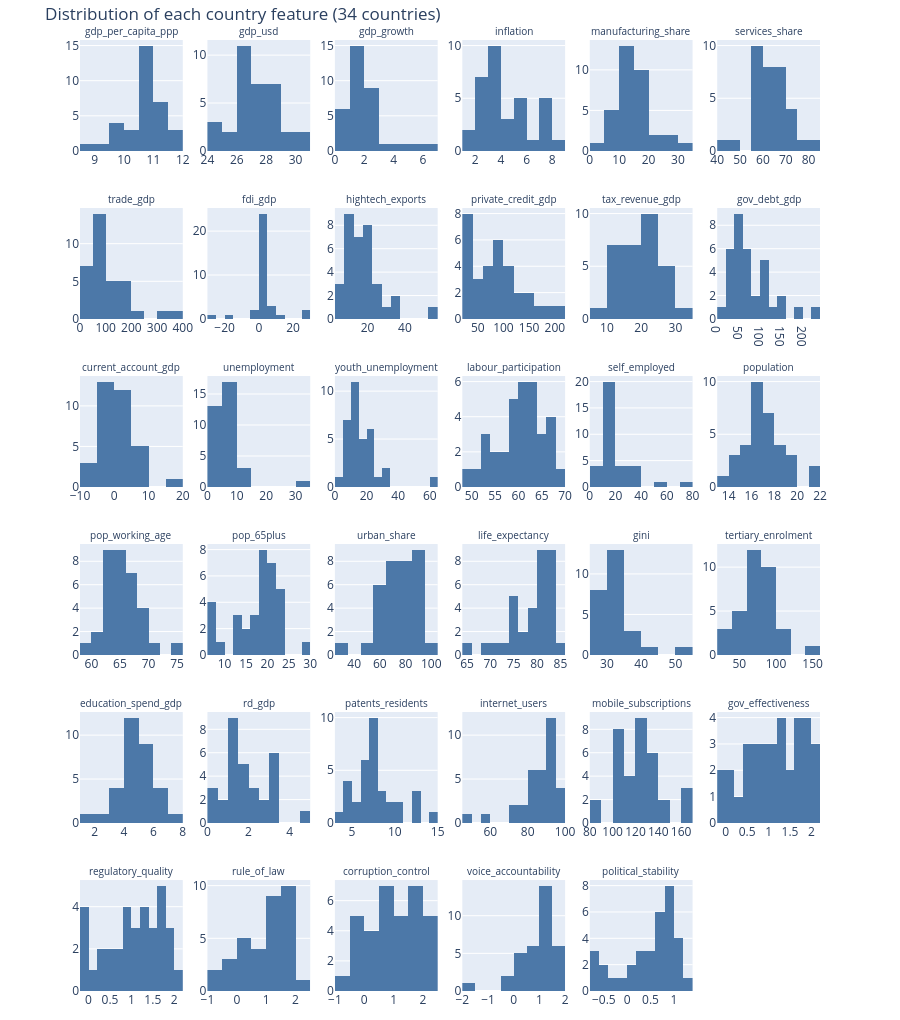

The code cell stored with this chart in its notebook:
### Markdown cell above
## 2 · Country features
### 2.1 Distributions
Each panel is the 2019–2023 average across the 34 countries. Strong skew or clusters tell us where transformations or ranks (Spearman) are safer than raw values.

### Code cell
cols = feat_cols
n_cols = 6
n_rows = int(np.ceil(len(cols) / n_cols))
fig = make_subplots(rows=n_rows, cols=n_cols, subplot_titles=cols, vertical_spacing=0.06)
for k, c in enumerate(cols):
    fig.add_trace(go.Histogram(x=profile[c].dropna(), nbinsx=12, marker_color="#4C78A8", showlegend=False), row=k // n_cols + 1, col=k % n_cols + 1)
fig.update_layout(height=170 * n_rows, margin=dict(t=40, b=20), title="Distribution of each country feature (34 countries)")
fig.update_annotations(font_size=10)
fig.show()
skew = profile.skew().rename("skewness").to_frame().assign(missing=profile.isna().sum())
print("Most skewed features (|skew| > 1):")
skew[skew.skewness.abs() > 1].sort_values("skewness")

### Figure 1 — Plotly figure (JSON) as saved in the notebook; plotly's stock layout.template omitted (floating-point values rounded to 4 significant figures)
{"data": [{"marker": {"color": "#4C78A8"}, "nbinsx": 12, "showlegend": false, "type": "histogram", "x": [10.98, 11.06, 11.02, 9.809, 10.95, 10.26, 9.931, 10.76, 11.04, 11.13, 10.72, 10.65, 10.94, 10.87, 10.43, 10.56, 9.474, 8.983, 11.61, 10.82, 10.74, 10.85, 10.71, 11.79, 10.5, 9.956, 11.13, 10.62, 10.59, 10.54, 11.75, 11.03, 11.17, 9.528], "xaxis": "x", "yaxis": "y"}, {"marker": {"color": "#4C78A8"}, "nbinsx": 12, "showlegend": false, "type": "histogram", "x": [28.06, 26.87, 27.09, 28.23, 28.3, 26.41, 30.45, 26.38, 29.07, 26.67, 28.0, 24.3, 26.36, 28.67, 26.09, 25.91, 27.82, 28.75, 26.92, 28.37, 29.22, 28.23, 24.91, 25.1, 24.33, 27.96, 27.65, 27.24, 26.26, 26.37, 26.8, 27.07, 30.81, 26.68], "xaxis": "x2", "yaxis": "y2"}, {"marker": {"color": "#4C78A8"}, "nbinsx": 12, "showlegend": false, "type": "histogram", "x": [2.381, 0.9809, 1.898, 1.793, 1.894, 1.717, 5.105, 1.037, 0.3391, 1.496, 1.307, 1.025, 0.2017, 1.125, 1.879, 2.259, 3.403, 4.521, 6.672, 1.247, 0.205, 2.107, 2.864, 1.634, 1.023, 0.8237, 1.824, 2.995, 2.037, 2.479, 2.63, 1.39, 2.423, 0.3628], "xaxis": "x3", "yaxis": "y3"}, {"marker": {"color": "#4C78A8"}, "nbinsx": 12, "showlegend": false, "type": "histogram", "x": [3.503, 4.408, 3.653, 5.824, 3.349, 5.871, 1.702, 7.122, 3.495, 2.807, 3.079, 7.009, 3.377, 2.666, 2.668, 8.702, 2.878, 5.567, 3.416, 3.234, 1.195, 2.421, 7.408, 3.034, 6.511, 5.229, 4.084, 7.323, 2.747, 7.141, 2.735, 4.273, 3.973, 5.014], "xaxis": "x4", "yaxis": "y4"}, {"marker": {"color": "#4C78A8"}, "nbinsx": 12, "showlegend": false, "type": "histogram", "x": [5.389, 16.65, 11.93, 11.85, 9.441, 9.127, 25.89, 20.48, 18.73, 13.59, 10.96, 12.38, 14.88, 9.465, 8.72, 17.02, 19.16, 13.72, 33.35, 15.1, 19.57, 26.05, 15.69, 4.516, 11.64, 20.57, 10.5, 17.06, 12.2, 15.31, 19.2, 13.16, 10.66, 12.33], "xaxis": "x5", "yaxis": "y5"}, {"marker": {"color": "#4C78A8"}, "nbinsx": 12, "showlegend": false, "type": "histogram", "x": [65.01, 62.54, 70.08, 59.74, 66.71, 56.61, 55.38, 59.54, 63.5, 65.62, 68.08, 63.37, 60.28, 70.75, 68.94, 57.31, 43.23, 48.12, 56.44, 65.31, 70.25, 57.54, 61.45, 80.18, 62.52, 58.5, 69.73, 57.16, 65.74, 59.82, 71.55, 64.95, 76.62, 63.34], "xaxis": "x6", "yaxis": "y6"}, {"marker": {"color": "#4C78A8"}, "nbinsx": 12, "showlegend": false, "type": "histogram", "x": [45.09, 111.6, 171.4, 34.27, 64.62, 63.31, 36.14, 136.0, 80.53, 118.1, 68.52, 153.7, 82.52, 67.13, 87.9, 163.4, 39.55, 44.02, 245.0, 62.01, 37.75, 77.03, 152.7, 394.1, 136.3, 79.98, 165.0, 109.0, 88.73, 85.53, 327.2, 96.61, 25.29, 58.29], "xaxis": "x7", "yaxis": "y7"}, {"marker": {"color": "#4C78A8"}, "nbinsx": 12, "showlegend": false, "type": "histogram", "x": [2.445, 0.3853, -0.08341, 3.159, 2.369, 5.23, 1.237, 3.697, 2.627, 2.478, 3.412, 11.82, 3.56, 2.122, 2.559, 29.83, 1.855, 1.588, -0.1473, 1.367, 0.8354, 0.9225, 5.221, -28.71, 4.623, 2.44, -15.44, 4.462, 3.795, 2.98, 27.13, 5.615, 1.405, 3.042], "xaxis": "x8", "yaxis": "y8"}, {"marker": {"color": "#4C78A8"}, "nbinsx": 12, "showlegend": false, "type": "histogram", "x": [23.24, 13.12, 18.45, 10.68, 16.35, 10.74, 29.33, 21.16, 16.51, 14.46, 9.231, 18.56, 9.766, 22.95, 13.54, 17.7, 8.222, 11.82, 34.98, 8.652, 17.81, 34.08, 12.59, 6.048, 18.05, 20.05, 22.94, 10.58, 6.802, 11.81, 55.0, 15.69, 20.1, 5.308], "xaxis": "x9", "yaxis": "y9"}, {"marker": {"color": "#4C78A8"}, "nbinsx": 12, "showlegend": false, "type": "histogram", "x": [135.3, 89.14, 72.43, 68.39, 115.6, 177.3, 49.96, 80.56, 154.3, 93.37, 58.98, 97.44, 117.0, 63.87, 35.63, 37.07, 39.1, 29.11, 72.96, 184.8, 156.7, 36.6, 103.6, 32.49, 35.01, 93.43, 43.85, 93.19, 25.11, 134.5, 201.9, 100.1], "xaxis": "x10", "yaxis": "y10"}, {"marker": {"color": "#4C78A8"}, "nbinsx": 12, "showlegend": false, "type": "histogram", "x": [23.1, 25.65, 22.48, 13.87, 13.54, 18.52, 7.842, 18.67, 11.3, 33.46, 14.49, 21.2, 21.64, 24.23, 26.04, 22.52, 16.84, 24.75, 15.15, 20.93, 26.48, 16.54, 13.55, 24.18, 17.7, 22.57, 15.18, 12.77, 27.65, 10.93, 25.1], "xaxis": "x11", "yaxis": "y11"}, {"marker": {"color": "#4C78A8"}, "nbinsx": 12, "showlegend": false, "type": "histogram", "x": [51.64, 78.5, 104.5, 87.98, 105.9, 34.88, 72.68, 38.38, 64.26, 37.88, 109.3, 17.18, 72.94, 109.4, 187.2, 73.44, 38.22, 84.52, 49.96, 141.3, 221.2, 46.78, 40.04, 24.12, 43.32, 54.74, 49.16, 50.62, 116.4, 48.52, 147.7, 35.96, 121.1, 67.54], "xaxis": "x12", "yaxis": "y12"}, {"marker": {"color": "#4C78A8"}, "nbinsx": 12, "showlegend": false, "type": "histogram", "x": [0.74, 1.56, 0.22, -2.14, -1.04, -5.26, 1.6, -0.96, 6.08, 9.06, 1.36, -1.7, -0.54, -0.72, -6.8, -3.08, -0.38, -0.82, 0.04, 1.48, 3.14, 3.04, 1.48, 6.08, -2.12, -0.04, 7.78, 4.441e-17, -0.4, -6.7, 17.56, 5.46, -3.12, 0.34], "xaxis": "x13", "yaxis": "y13"}, {"marker": {"color": "#4C78A8"}, "nbinsx": 12, "showlegend": false, "type": "histogram", "x": [4.791, 5.295, 5.655, 11.19, 6.714, 8.994, 4.752, 2.434, 3.369, 5.051, 13.95, 5.919, 7.188, 7.787, 14.21, 3.872, 3.688, 5.949, 5.128, 8.854, 2.636, 3.37, 6.93, 5.54, 7.041, 3.591, 3.694, 3.049, 6.524, 5.148, 3.775, 7.791, 4.872, 31.41], "xaxis": "x14", "yaxis": "y14"}, {"marker": {"color": "#4C78A8"}, "nbinsx": 12, "showlegend": false, "type": "histogram", "x": [10.72, 10.48, 16.06, 24.87, 13.06, 20.81, 13.19, 7.382, 6.491, 10.9, 32.87, 16.45, 17.12, 18.97, 32.34, 12.24, 13.84, 20.35, 12.58, 26.97, 4.375, 8.014, 14.26, 19.05, 13.93, 7.03, 8.148, 10.84, 20.77, 20.09, 8.825, 22.42, 9.806, 60.86], "xaxis": "x15", "yaxis": "y15"}, {"marker": {"color": "#4C78A8"}, "nbinsx": 12, "showlegend": false, "type": "histogram", "x": [66.24, 60.73, 54.06, 62.85, 65.14, 59.73, 66.37, 59.87, 60.81, 62.9, 57.29, 64.02, 59.7, 55.31, 50.97, 59.3, 67.28, 52.93, 63.52, 49.02, 62.28, 63.18, 62.53, 60.82, 60.93, 60.03, 66.95, 58.35, 57.95, 52.17, 69.5, 64.48, 61.96, 53.27], "xaxis": "x16", "yaxis": "y16"}, {"marker": {"color": "#4C78A8"}, "nbinsx": 12, "showlegend": false, "type": "histogram", "x": [16.63, 12.63, 14.95, 32.32, 14.12, 24.73, 39.13, 16.47, 8.843, 8.421, 15.65, 11.97, 13.37, 12.63, 31.43, 11.96, 53.31, 76.82, 14.24, 21.98, 9.842, 23.92, 11.78, 10.56, 13.16, 31.15, 15.95, 22.62, 15.43, 15.23, 13.34, 10.58, 6.359, 16.66], "xaxis": "x17", "yaxis": "y17"}, {"marker": {"color": "#4C78A8"}, "nbinsx": 12, "showlegend": false, "type": "histogram", "x": [17.07, 16.01, 16.27, 19.16, 17.47, 16.78, 21.07, 16.18, 18.24, 15.59, 17.68, 14.11, 15.53, 18.03, 16.17, 16.08, 19.44, 21.07, 15.45, 17.9, 18.65, 17.76, 14.85, 13.37, 14.45, 18.67, 16.68, 17.43, 16.16, 16.77, 15.55, 16.16, 19.62, 17.93], "xaxis": "x18", "yaxis": "y18"}, {"marker": {"color": "#4C78A8"}, "nbinsx": 12, "showlegend": false, "type": "histogram", "x": [64.92, 66.13, 63.84, 69.58, 65.85, 68.95, 69.31, 63.71, 64.01, 63.64, 66.2, 63.29, 61.72, 61.71, 63.2, 65.15, 67.73, 67.51, 65.37, 63.74, 58.83, 71.58, 65.05, 69.33, 63.23, 66.73, 64.88, 66.09, 63.55, 64.73, 75.81, 62.2, 65.36, 67.08], "xaxis": "x19", "yaxis": "y19"}, {"marker": {"color": "#4C78A8"}, "nbinsx": 12, "showlegend": false, "type": "histogram", "x": [16.7, 19.51, 19.52, 9.934, 18.46, 12.98, 13.2, 20.37, 22.17, 20.19, 19.92, 20.41, 22.85, 21.07, 22.81, 20.31, 6.731, 6.561, 14.87, 23.66, 29.15, 16.67, 19.89, 14.74, 20.85, 7.628, 19.63, 18.55, 23.27, 19.24, 12.12, 20.22, 16.51, 6.233], "xaxis": "x20", "yaxis": "y20"}, {"marker": {"color": "#4C78A8"}, "nbinsx": 12, "showlegend": false, "type": "histogram", "x": [87.33, 68.77, 87.37, 87.14, 82.15, 88.47, 64.34, 72.73, 81.62, 88.33, 79.84, 70.16, 73.38, 78.74, 78.44, 70.28, 56.9, 34.44, 63.69, 69.51, 91.89, 81.19, 67.94, 94.25, 68.2, 78.93, 94.62, 59.87, 61.13, 52.41, 100.0, 88.17, 80.05, 63.47], "xaxis": "x21", "yaxis": "y21"}, {"marker": {"color": "#4C78A8"}, "nbinsx": 12, "showlegend": false, "type": "histogram", "x": [83.13, 81.47, 81.73, 74.81, 81.57, 79.78, 78.05, 78.69, 80.95, 81.5, 83.26, 78.16, 81.71, 82.46, 81.11, 75.65, 69.74, 70.38, 82.55, 82.88, 84.28, 83.26, 75.66, 82.73, 74.65, 72.75, 81.65, 77.01, 81.67, 74.85, 83.24, 82.98, 77.58, 64.96], "xaxis": "x22", "yaxis": "y22"}, {"marker": {"color": "#4C78A8"}, "nbinsx": 12, "showlegend": false, "type": "histogram", "x": [30.56, 26.6, 51.72, 31.08, 36.75, 25.86, 33.0, 28.54, 34.02, 31.26, 27.56, 31.28, 33.28, 35.56, 29.56, 34.52, 32.93, 36.12, 33.6, 34.44, 26.97, 28.64, 34.46, 33.08, 29.78, 41.02], "xaxis": "x23", "yaxis": "y23"}, {"marker": {"color": "#4C78A8"}, "nbinsx": 12, "showlegend": false, "type": "histogram", "x": [108.7, 91.03, 81.44, 56.95, 76.65, 96.29, 66.24, 68.29, 75.34, 82.83, 93.45, 71.39, 101.0, 69.7, 154.0, 57.27, 40.66, 31.47, 76.17, 71.11, 62.92, 100.2, 75.53, 20.53, 91.99, 45.55, 87.11, 73.25, 71.9, 54.92, 95.33, 81.09, 84.92, 22.88], "xaxis": "x24", "yaxis": "y24"}, {"marker": {"color": "#4C78A8"}, "nbinsx": 12, "showlegend": false, "type": "histogram", "x": [5.262, 5.394, 6.434, 5.713, 4.813, 5.293, 4.512, 5.288, 6.994, 4.613, 5.257, 6.525, 5.442, 4.195, 1.03, 4.23, 3.109, 4.184, 3.266, 4.728, 4.227, 3.755, 4.668, 4.266, 5.226, 4.59, 4.704, 3.433, 2.565, 7.634, 5.258, 6.183], "xaxis": "x25", "yaxis": "y25"}, {"marker": {"color": "#4C78A8"}, "nbinsx": 12, "showlegend": false, "type": "histogram", "x": [3.208, 3.279, 1.177, 1.837, 0.3576, 2.402, 1.9, 3.101, 2.906, 1.387, 1.734, 2.967, 2.216, 1.431, 1.489, 1.291, 1.422, 3.32, 4.655, 1.063, 1.089, 0.7647, 0.2732, 2.213, 1.419, 1.611, 0.4779, 1.949, 3.478, 3.393, 0.6112], "xaxis": "x26", "yaxis": "y26"}, {"marker": {"color": "#4C78A8"}, "nbinsx": 12, "showlegend": false, "type": "histogram", "x": [7.881, 7.61, 6.739, 8.542, 8.403, 5.999, 14.11, 6.482, 10.66, 7.114, 7.201, 3.232, 7.302, 9.504, 5.948, 6.062, 7.485, 10.03, 4.232, 9.195, 12.35, 12.1, 4.483, 4.78, 4.528, 7.075, 7.681, 8.229, 6.555, 6.712, 7.517, 7.484, 12.51, 6.711], "xaxis": "x27", "yaxis": "y27"}, {"marker": {"color": "#4C78A8"}, "nbinsx": 12, "showlegend": false, "type": "histogram", "x": [95.5, 91.35, 92.64, 80.12, 93.26, 89.9, 74.68, 83.08, 90.7, 98.02, 93.55, 90.99, 92.22, 85.26, 80.09, 86.88, 59.84, 47.67, 92.88, 77.06, 87.16, 96.96, 85.56, 98.37, 89.89, 75.31, 93.24, 84.47, 81.24, 82.08, 93.62, 94.88, 91.46, 74.68], "xaxis": "x28", "yaxis": "y28"}, {"marker": {"color": "#4C78A8"}, "nbinsx": 12, "showlegend": false, "type": "histogram", "x": [108.4, 121.0, 101.3, 100.6, 89.71, 133.5, 123.4, 125.5, 126.5, 125.5, 120.7, 148.6, 128.6, 113.3, 109.2, 105.4, 127.0, 81.5, 107.6, 131.2, 161.6, 144.1, 134.1, 137.2, 113.2, 102.1, 122.0, 132.2, 119.0, 119.2, 162.8, 131.0, 107.3, 163.3], "xaxis": "x29", "yaxis": "y29"}, {"marker": {"color": "#4C78A8"}, "nbinsx": 12, "showlegend": false, "type": "histogram", "x": [1.652, 1.684, 1.282, -0.07885, 1.718, 0.9771, 0.5495, 1.097, 1.703, 2.004, 1.1, 1.29, 2.01, 1.392, 0.5055, 0.6556, 0.3672, 0.4632, 1.481, 0.7137, 1.904, 1.527, 0.9349, 1.971, 0.8113, -0.03281, 1.903, 0.6347, 1.061, 0.06705, 2.079, 1.851, 1.373, 0.117], "xaxis": "x30", "yaxis": "y30"}, {"marker": {"color": "#4C78A8"}, "nbinsx": 12, "showlegend": false, "type": "histogram", "x": [1.827, 1.416, 1.346, -0.1608, 1.617, 0.9396, -0.06914, 1.197, 1.537, 1.942, 0.8659, 1.515, 1.917, 1.276, 0.4624, 0.4282, 0.2309, -0.1417, 1.628, 0.6577, 1.386, 0.9812, 1.101, 1.796, 1.04, -0.06316, 1.732, 0.7557, 0.8575, 0.3777, 2.108, 1.666, 1.389, 0.04755], "xaxis": "x31", "yaxis": "y31"}, {"marker": {"color": "#4C78A8"}, "nbinsx": 12, "showlegend": false, "type": "histogram", "x": [1.549, 1.714, 1.377, -0.4057, 1.571, 0.773, -0.5024, 1.114, 1.619, 1.982, 0.9718, 1.465, 2.047, 1.098, 0.4333, 0.3359, -0.1537, -0.07657, 1.513, 0.5576, 1.513, 1.165, 1.169, 1.764, 0.9692, -0.9876, 1.777, 0.4207, 1.124, 0.4191, 1.479, 1.787, 1.07, 0.02292], "xaxis": "x32", "yaxis": "y32"}, {"marker": {"color": "#4C78A8"}, "nbinsx": 12, "showlegend": false, "type": "histogram", "x": [1.723, 1.462, 1.511, -0.4019, 1.668, 1.146, 0.04248, 0.7274, 1.817, 2.276, 0.7949, 1.584, 2.206, 1.344, 0.3276, 0.09753, -0.4043, -0.2887, 1.599, 0.4848, 1.426, 0.7728, 0.8608, 2.089, 0.7807, -0.8847, 1.953, 0.7153, 0.7894, -0.01519, 2.057, 2.079, 1.163, -0.03262], "xaxis": "x33", "yaxis": "y33"}, {"marker": {"color": "#4C78A8"}, "nbinsx": 12, "showlegend": false, "type": "histogram", "x": [1.402, 1.45, 1.431, 0.2342, 1.485, 1.025, -1.683, 1.03, 1.527, 1.76, 1.093, 1.342, 1.763, 1.159, 0.8654, 0.1235, 0.08156, 0.03455, 1.497, 1.066, 1.061, 0.8969, 1.107, 1.584, 0.9821, -0.08541, 1.636, 0.4685, 1.3, 0.5595, -0.08849, 1.666, 0.9406, 0.6097], "xaxis": "x34", "yaxis": "y34"}, {"marker": {"color": "#4C78A8"}, "nbinsx": 12, "showlegend": false, "type": "histogram", "x": [0.874, 0.7596, 0.3264, -0.4913, 0.7478, 0.1192, -0.2372, 0.9983, 0.6463, 0.8676, 0.2539, 0.8645, 1.038, 0.1018, 0.2845, 0.6989, -0.6216, -0.7028, 0.8516, 0.4042, 1.182, 0.8613, 1.003, 1.145, 0.7694, -0.7357, 0.6912, 0.5593, 0.9203, 0.5942, 1.233, 0.9188, -0.09432, -0.5339], "xaxis": "x35", "yaxis": "y35"}], "layout": {"annotations": [{"font": {"size": 10}, "showarrow": false, "text": "gdp_per_capita_ppp", "x": 0.06944, "xanchor": "center", "xref": "paper", "y": 1, "yanchor": "bottom", "yref": "paper"}, {"font": {"size": 10}, "showarrow": false, "text": "gdp_usd", "x": 0.2417, "xanchor": "center", "xref": "paper", "y": 1, "yanchor": "bottom", "yref": "paper"}, {"font": {"size": 10}, "showarrow": false, "text": "gdp_growth", "x": 0.4139, "xanchor": "center", "xref": "paper", "y": 1, "yanchor": "bottom", "yref": "paper"}, {"font": {"size": 10}, "showarrow": false, "text": "inflation", "x": 0.5861, "xanchor": "center", "xref": "paper", "y": 1, "yanchor": "bottom", "yref": "paper"}, {"font": {"size": 10}, "showarrow": false, "text": "manufacturing_share", "x": 0.7583, "xanchor": "center", "xref": "paper", "y": 1, "yanchor": "bottom", "yref": "paper"}, {"font": {"size": 10}, "showarrow": false, "text": "services_share", "x": 0.9306, "xanchor": "center", "xref": "paper", "y": 1, "yanchor": "bottom", "yref": "paper"}, {"font": {"size": 10}, "showarrow": false, "text": "trade_gdp", "x": 0.06944, "xanchor": "center", "xref": "paper", "y": 0.8233, "yanchor": "bottom", "yref": "paper"}, {"font": {"size": 10}, "showarrow": false, "text": "fdi_gdp", "x": 0.2417, "xanchor": "center", "xref": "paper", "y": 0.8233, "yanchor": "bottom", "yref": "paper"}, {"font": {"size": 10}, "showarrow": false, "text": "hightech_exports", "x": 0.4139, "xanchor": "center", "xref": "paper", "y": 0.8233, "yanchor": "bottom", "yref": "paper"}, {"font": {"size": 10}, "showarrow": false, "text": "private_credit_gdp", "x": 0.5861, "xanchor": "center", "xref": "paper", "y": 0.8233, "yanchor": "bottom", "yref": "paper"}, {"font": {"size": 10}, "showarrow": false, "text": "tax_revenue_gdp", "x": 0.7583, "xanchor": "center", "xref": "paper", "y": 0.8233, "yanchor": "bottom", "yref": "paper"}, {"font": {"size": 10}, "showarrow": false, "text": "gov_debt_gdp", "x": 0.9306, "xanchor": "center", "xref": "paper", "y": 0.8233, "yanchor": "bottom", "yref": "paper"}, {"font": {"size": 10}, "showarrow": false, "text": "current_account_gdp", "x": 0.06944, "xanchor": "center", "xref": "paper", "y": 0.6467, "yanchor": "bottom", "yref": "paper"}, {"font": {"size": 10}, "showarrow": false, "text": "unemployment", "x": 0.2417, "xanchor": "center", "xref": "paper", "y": 0.6467, "yanchor": "bottom", "yref": "paper"}, {"font": {"size": 10}, "showarrow": false, "text": "youth_unemployment", "x": 0.4139, "xanchor": "center", "xref": "paper", "y": 0.6467, "yanchor": "bottom", "yref": "paper"}, {"font": {"size": 10}, "showarrow": false, "text": "labour_participation", "x": 0.5861, "xanchor": "center", "xref": "paper", "y": 0.6467, "yanchor": "bottom", "yref": "paper"}, {"font": {"size": 10}, "showarrow": false, "text": "self_employed", "x": 0.7583, "xanchor": "center", "xref": "paper", "y": 0.6467, "yanchor": "bottom", "yref": "paper"}, {"font": {"size": 10}, "showarrow": false, "text": "population", "x": 0.9306, "xanchor": "center", "xref": "paper", "y": 0.6467, "yanchor": "bottom", "yref": "paper"}, {"font": {"size": 10}, "showarrow": false, "text": "pop_working_age", "x": 0.06944, "xanchor": "center", "xref": "paper", "y": 0.47, "yanchor": "bottom", "yref": "paper"}, {"font": {"size": 10}, "showarrow": false, "text": "pop_65plus", "x": 0.2417, "xanchor": "center", "xref": "paper", "y": 0.47, "yanchor": "bottom", "yref": "paper"}, {"font": {"size": 10}, "showarrow": false, "text": "urban_share", "x": 0.4139, "xanchor": "center", "xref": "paper", "y": 0.47, "yanchor": "bottom", "yref": "paper"}, {"font": {"size": 10}, "showarrow": false, "text": "life_expectancy", "x": 0.5861, "xanchor": "center", "xref": "paper", "y": 0.47, "yanchor": "bottom", "yref": "paper"}, {"font": {"size": 10}, "showarrow": false, "text": "gini", "x": 0.7583, "xanchor": "center", "xref": "paper", "y": 0.47, "yanchor": "bottom", "yref": "paper"}, {"font": {"size": 10}, "showarrow": false, "text": "tertiary_enrolment", "x": 0.9306, "xanchor": "center", "xref": "paper", "y": 0.47, "yanchor": "bottom", "yref": "paper"}, {"font": {"size": 10}, "showarrow": false, "text": "education_spend_gdp", "x": 0.06944, "xanchor": "center", "xref": "paper", "y": 0.2933, "yanchor": "bottom", "yref": "paper"}, {"font": {"size": 10}, "showarrow": false, "text": "rd_gdp", "x": 0.2417, "xanchor": "center", "xref": "paper", "y": 0.2933, "yanchor": "bottom", "yref": "paper"}, {"font": {"size": 10}, "showarrow": false, "text": "patents_residents", "x": 0.4139, "xanchor": "center", "xref": "paper", "y": 0.2933, "yanchor": "bottom", "yref": "paper"}, {"font": {"size": 10}, "showarrow": false, "text": "internet_users", "x": 0.5861, "xanchor": "center", "xref": "paper", "y": 0.2933, "yanchor": "bottom", "yref": "paper"}, {"font": {"size": 10}, "showarrow": false, "text": "mobile_subscriptions", "x": 0.7583, "xanchor": "center", "xref": "paper", "y": 0.2933, "yanchor": "bottom", "yref": "paper"}, {"font": {"size": 10}, "showarrow": false, "text": "gov_effectiveness", "x": 0.9306, "xanchor": "center", "xref": "paper", "y": 0.2933, "yanchor": "bottom", "yref": "paper"}, {"font": {"size": 10}, "showarrow": false, "text": "regulatory_quality", "x": 0.06944, "xanchor": "center", "xref": "paper", "y": 0.1167, "yanchor": "bottom", "yref": "paper"}, {"font": {"size": 10}, "showarrow": false, "text": "rule_of_law", "x": 0.2417, "xanchor": "center", "xref": "paper", "y": 0.1167, "yanchor": "bottom", "yref": "paper"}, {"font": {"size": 10}, "showarrow": false, "text": "corruption_control", "x": 0.4139, "xanchor": "center", "xref": "paper", "y": 0.1167, "yanchor": "bottom", "yref": "paper"}, {"font": {"size": 10}, "showarrow": false, "text": "voice_accountability", "x": 0.5861, "xanchor": "center", "xref": "paper", "y": 0.1167, "yanchor": "bottom", "yref": "paper"}, {"font": {"size": 10}, "showarrow": false, "text": "political_stability", "x": 0.7583, "xanchor": "center", "xref": "paper", "y": 0.1167, "yanchor": "bottom", "yref": "paper"}], "height": 1020, "margin": {"b": 20, "t": 40}, "title": {"text": "Distribution of each country feature (34 countries)"}, "xaxis": {"anchor": "y", "domain": [0, 0.1389]}, "xaxis10": {"anchor": "y10", "domain": [0.5167, 0.6556]}, "xaxis11": {"anchor": "y11", "domain": [0.6889, 0.8278]}, "xaxis12": {"anchor": "y12", "domain": [0.8611, 1]}, "xaxis13": {"anchor": "y13", "domain": [0, 0.1389]}, "xaxis14": {"anchor": "y14", "domain": [0.1722, 0.3111]}, "xaxis15": {"anchor": "y15", "domain": [0.3444, 0.4833]}, "xaxis16": {"anchor": "y16", "domain": [0.5167, 0.6556]}, "xaxis17": {"anchor": "y17", "domain": [0.6889, 0.8278]}, "xaxis18": {"anchor": "y18", "domain": [0.8611, 1]}, "xaxis19": {"anchor": "y19", "domain": [0, 0.1389]}, "xaxis2": {"anchor": "y2", "domain": [0.1722, 0.3111]}, "xaxis20": {"anchor": "y20", "domain": [0.1722, 0.3111]}, "xaxis21": {"anchor": "y21", "domain": [0.3444, 0.4833]}, "xaxis22": {"anchor": "y22", "domain": [0.5167, 0.6556]}, "xaxis23": {"anchor": "y23", "domain": [0.6889, 0.8278]}, "xaxis24": {"anchor": "y24", "domain": [0.8611, 1]}, "xaxis25": {"anchor": "y25", "domain": [0, 0.1389]}, "xaxis26": {"anchor": "y26", "domain": [0.1722, 0.3111]}, "xaxis27": {"anchor": "y27", "domain": [0.3444, 0.4833]}, "xaxis28": {"anchor": "y28", "domain": [0.5167, 0.6556]}, "xaxis29": {"anchor": "y29", "domain": [0.6889, 0.8278]}, "xaxis3": {"anchor": "y3", "domain": [0.3444, 0.4833]}, "xaxis30": {"anchor": "y30", "domain": [0.8611, 1]}, "xaxis31": {"anchor": "y31", "domain": [0, 0.1389]}, "xaxis32": {"anchor": "y32", "domain": [0.1722, 0.3111]}, "xaxis33": {"anchor": "y33", "domain": [0.3444, 0.4833]}, "xaxis34": {"anchor": "y34", "domain": [0.5167, 0.6556]}, "xaxis35": {"anchor": "y35", "domain": [0.6889, 0.8278]}, "xaxis36": {"anchor": "y36", "domain": [0.8611, 1]}, "xaxis4": {"anchor": "y4", "domain": [0.5167, 0.6556]}, "xaxis5": {"anchor": "y5", "domain": [0.6889, 0.8278]}, "xaxis6": {"anchor": "y6", "domain": [0.8611, 1]}, "xaxis7": {"anchor": "y7", "domain": [0, 0.1389]}, "xaxis8": {"anchor": "y8", "domain": [0.1722, 0.3111]}, "xaxis9": {"anchor": "y9", "domain": [0.3444, 0.4833]}, "yaxis": {"anchor": "x", "domain": [0.8833, 1]}, "yaxis10": {"anchor": "x10", "domain": [0.7067, 0.8233]}, "yaxis11": {"anchor": "x11", "domain": [0.7067, 0.8233]}, "yaxis12": {"anchor": "x12", "domain": [0.7067, 0.8233]}, "yaxis13": {"anchor": "x13", "domain": [0.53, 0.6467]}, "yaxis14": {"anchor": "x14", "domain": [0.53, 0.6467]}, "yaxis15": {"anchor": "x15", "domain": [0.53, 0.6467]}, "yaxis16": {"anchor": "x16", "domain": [0.53, 0.6467]}, "yaxis17": {"anchor": "x17", "domain": [0.53, 0.6467]}, "yaxis18": {"anchor": "x18", "domain": [0.53, 0.6467]}, "yaxis19": {"anchor": "x19", "domain": [0.3533, 0.47]}, "yaxis2": {"anchor": "x2", "domain": [0.8833, 1]}, "yaxis20": {"anchor": "x20", "domain": [0.3533, 0.47]}, "yaxis21": {"anchor": "x21", "domain": [0.3533, 0.47]}, "yaxis22": {"anchor": "x22", "domain": [0.3533, 0.47]}, "yaxis23": {"anchor": "x23", "domain": [0.3533, 0.47]}, "yaxis24": {"anchor": "x24", "domain": [0.3533, 0.47]}, "yaxis25": {"anchor": "x25", "domain": [0.1767, 0.2933]}, "yaxis26": {"anchor": "x26", "domain": [0.1767, 0.2933]}, "yaxis27": {"anchor": "x27", "domain": [0.1767, 0.2933]}, "yaxis28": {"anchor": "x28", "domain": [0.1767, 0.2933]}, "yaxis29": {"anchor": "x29", "domain": [0.1767, 0.2933]}, "yaxis3": {"anchor": "x3", "domain": [0.8833, 1]}, "yaxis30": {"anchor": "x30", "domain": [0.1767, 0.2933]}, "yaxis31": {"anchor": "x31", "domain": [0, 0.1167]}, "yaxis32": {"anchor": "x32", "domain": [0, 0.1167]}, "yaxis33": {"anchor": "x33", "domain": [0, 0.1167]}, "yaxis34": {"anchor": "x34", "domain": [0, 0.1167]}, "yaxis35": {"anchor": "x35", "domain": [0, 0.1167]}, "yaxis36": {"anchor": "x36", "domain": [0, 0.1167]}, "yaxis4": {"anchor": "x4", "domain": [0.8833, 1]}, "yaxis5": {"anchor": "x5", "domain": [0.8833, 1]}, "yaxis6": {"anchor": "x6", "domain": [0.8833, 1]}, "yaxis7": {"anchor": "x7", "domain": [0.7067, 0.8233]}, "yaxis8": {"anchor": "x8", "domain": [0.7067, 0.8233]}, "yaxis9": {"anchor": "x9", "domain": [0.7067, 0.8233]}}}
